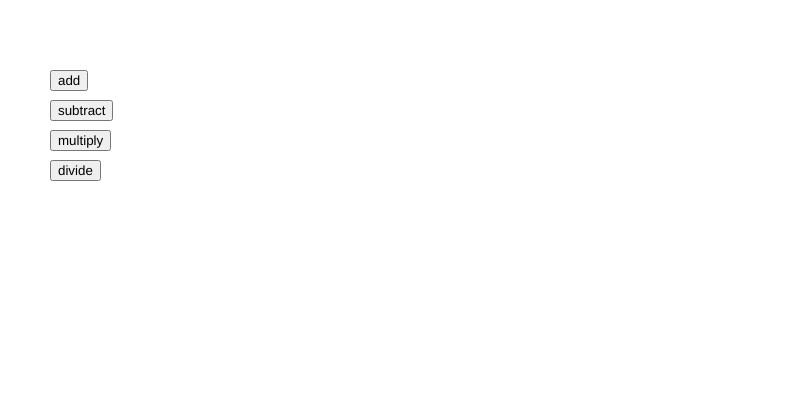
Frame 1 (no input)
Frame 60 (no input): identical to frame 1, image omitted
Frame 120 (the mouse pressed at the canvas centre since frame 60): identical to frame 1, image omitted

The p5.js sketch that drew this single still picture (run headless with seeded random() and noise() and a simulated clock; from frame 60 on, the mouse is pressed at the canvas centre):

// p5.js sketch
// ── sketch.js
var addition,subtraction,multiplication,division

function setup() {
  createCanvas(800,400);
  num1 = prompt("Enter your first number here.")
  num2 = prompt("Enter your second number here.")
  add = createButton("add")
  add.position(50,70)
  add.mousePressed(function(){
    addition = parseInt(num1)+parseInt(num2)
  })

  subtract = createButton("subtract")
  subtract.position(50,100)
  subtract.mousePressed(function(){
    subtraction = parseInt(num1)-parseInt(num2)
  })

  multiply = createButton("multiply")
  multiply.position(50,130)
  multiply.mousePressed(function(){
    multiplication = parseInt(num1)*parseInt(num2)
  })

  divide = createButton("divide")
  divide.position(50,160)
  divide.mousePressed(function(){
    division = parseInt(num1)/parseInt(num2)
  })
}

function draw() {
  background(255,255,255);  
  text(addition,100,85)
  text(subtraction,120,115)
  text(multiplication,115,145)
  text(division,105,175)
}
